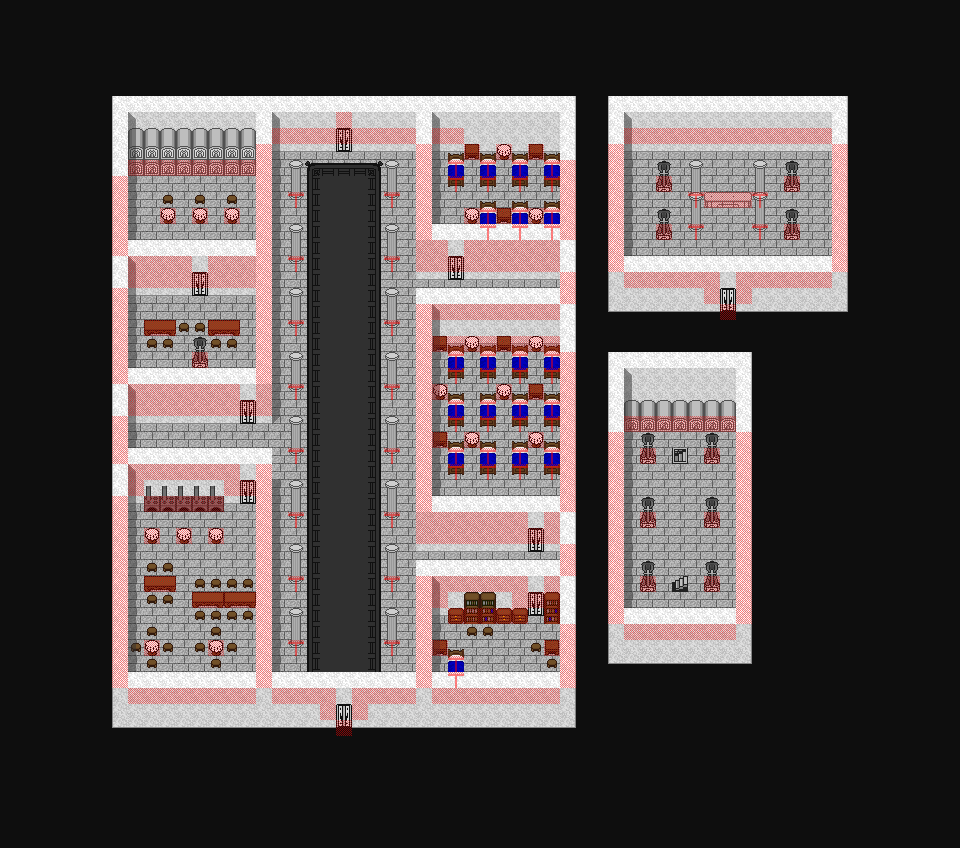

A 2D game scene composited from a Tiled map and its tileset images. What follows is a short description and the map's XML, with each tile layer's data collapsed to a summary:
An orthogonal 60x53 tile map with 16x16 px tiles, 5 tile layers (map, bmap, fmap, shadows, ...), 4 tilesets and 98 objects (43x entity, 40x zone, 12x marker, 3x bounds).

<map version="1.10" tiledversion="1.10.2" orientation="orthogonal" renderorder="right-down" width="60" height="53" tilewidth="16" tileheight="16" infinite="0" backgroundcolor="#0e0e0e" nextlayerid="10" nextobjectid="99">
 <properties>
  <property name="can_save" value="1" />
  <property name="can_warp" value="1" />
  <property name="map_mode" value="0" />
  <property name="map_no" value="12" />
  <property name="pdiv" value="1" />
  <property name="pmult" value="1" />
  <property name="song_file" value="eranasp.mod" />
  <property name="stx" value="24" />
  <property name="sty" value="45" />
  <property name="tileset" value="2" />
  <property name="use_sstone" value="0" />
  <property name="warpx" value="268" />
  <property name="warpy" value="12" />
  <property name="zero_zone" value="0" />
 </properties>
 <tileset firstgid="1" source="castle.tsx" />
 <tileset firstgid="301" source="entities.tsx" />
 <tileset firstgid="1273" source="misc.tsx" />
 <tileset firstgid="1573" source="obstacles.tsx" />
 <layer id="1" name="map" width="60" height="53">
  <data>[3180 cells, 1549 non-empty, 29 distinct tile ids]</data>
 </layer>
 <layer id="2" name="bmap" width="60" height="53">
  <data>[3180 cells, 109 non-empty, 13 distinct tile ids]</data>
 </layer>
 <objectgroup color="#ff00ff" id="3" name="entities">
  <object id="1" name="Entity 0" type="entity" gid="481" x="144" y="560" width="16" height="16">
   <properties>
    <property name="active" value="1" />
    <property name="atype" value="0" />
    <property name="chasing" value="0" />
    <property name="chrx" value="15" />
    <property name="cmd" value="0" />
    <property name="cmdnum" value="0" />
    <property name="delay" value="50" />
    <property name="delayctr" value="0" />
    <property name="eid" value="255" />
    <property name="facehero" value="0" />
    <property name="facing" value="0" />
    <property name="framectr" value="0" />
    <property name="movcnt" value="0" />
    <property name="movemode" value="0" />
    <property name="moving" value="0" />
    <property name="obsmode" value="1" />
    <property name="scount" value="0" />
    <property name="script" value="" />
    <property name="sidx" value="0" />
    <property name="snapback" value="0" />
    <property name="speed" value="3" />
    <property name="transl" value="0" />
   </properties>
  </object>
  <object id="2" name="Entity 1" type="entity" gid="481" x="160" y="560" width="16" height="16">
   <properties>
    <property name="active" value="1" />
    <property name="atype" value="0" />
    <property name="chasing" value="0" />
    <property name="chrx" value="15" />
    <property name="cmd" value="0" />
    <property name="cmdnum" value="0" />
    <property name="delay" value="50" />
    <property name="delayctr" value="0" />
    <property name="eid" value="255" />
    <property name="facehero" value="0" />
    <property name="facing" value="0" />
    <property name="framectr" value="0" />
    <property name="movcnt" value="0" />
    <property name="movemode" value="0" />
    <property name="moving" value="0" />
    <property name="obsmode" value="0" />
    <property name="scount" value="0" />
    <property name="script" value="" />
    <property name="sidx" value="0" />
    <property name="snapback" value="0" />
    <property name="speed" value="3" />
    <property name="transl" value="0" />
   </properties>
  </object>
  <object id="3" name="Entity 2" type="entity" gid="481" x="144" y="592" width="16" height="16">
   <properties>
    <property name="active" value="1" />
    <property name="atype" value="0" />
    <property name="chasing" value="0" />
    <property name="chrx" value="15" />
    <property name="cmd" value="0" />
    <property name="cmdnum" value="0" />
    <property name="delay" value="50" />
    <property name="delayctr" value="0" />
    <property name="eid" value="255" />
    <property name="facehero" value="0" />
    <property name="facing" value="1" />
    <property name="framectr" value="0" />
    <property name="movcnt" value="0" />
    <property name="movemode" value="0" />
    <property name="moving" value="0" />
    <property name="obsmode" value="1" />
    <property name="scount" value="0" />
    <property name="script" value="" />
    <property name="sidx" value="0" />
    <property name="snapback" value="0" />
    <property name="speed" value="3" />
    <property name="transl" value="0" />
   </properties>
  </object>
  <object id="4" name="Entity 3" type="entity" gid="481" x="160" y="592" width="16" height="16">
   <properties>
    <property name="active" value="1" />
    <property name="atype" value="0" />
    <property name="chasing" value="0" />
    <property name="chrx" value="15" />
    <property name="cmd" value="0" />
    <property name="cmdnum" value="0" />
    <property name="delay" value="50" />
    <property name="delayctr" value="0" />
    <property name="eid" value="255" />
    <property name="facehero" value="0" />
    <property name="facing" value="1" />
    <property name="framectr" value="0" />
    <property name="movcnt" value="0" />
    <property name="movemode" value="0" />
    <property name="moving" value="0" />
    <property name="obsmode" value="1" />
    <property name="scount" value="0" />
    <property name="script" value="" />
    <property name="sidx" value="0" />
    <property name="snapback" value="0" />
    <property name="speed" value="3" />
    <property name="transl" value="0" />
   </properties>
  </object>
  <object id="5" name="Entity 4" type="entity" gid="493" x="208" y="624" width="16" height="16">
   <properties>
    <property name="active" value="1" />
    <property name="atype" value="0" />
    <property name="chasing" value="0" />
    <property name="chrx" value="16" />
    <property name="cmd" value="0" />
    <property name="cmdnum" value="0" />
    <property name="delay" value="50" />
    <property name="delayctr" value="0" />
    <property name="eid" value="255" />
    <property name="facehero" value="0" />
    <property name="facing" value="0" />
    <property name="framectr" value="0" />
    <property name="movcnt" value="0" />
    <property name="movemode" value="0" />
    <property name="moving" value="0" />
    <property name="obsmode" value="1" />
    <property name="scount" value="0" />
    <property name="script" value="" />
    <property name="sidx" value="0" />
    <property name="snapback" value="0" />
    <property name="speed" value="3" />
    <property name="transl" value="0" />
   </properties>
  </object>
  </objectgroup>
 <layer id="4" name="fmap" width="60" height="53">
  <data>[3180 cells, 219 non-empty, 10 distinct tile ids]</data>
 </layer>
 <layer id="5" name="shadows" width="60" height="53" opacity="0.5">
  <data>[3180 cells, 113 non-empty, 3 distinct tile ids]</data>
 </layer>
 <layer id="6" name="obstacles" width="60" height="53" opacity="0.5">
  <data>[3180 cells, 453 non-empty, 2 distinct tile ids]</data>
 </layer>
 <objectgroup color="#008000" id="7" name="zones">
  <!-- 40 objects omitted --></objectgroup>
 <objectgroup color="#ffff00" id="8" name="markers">
  <!-- 12 objects omitted --></objectgroup>
 <objectgroup color="#0000ff" id="9" name="bounds" visible="0">
  <!-- 3 objects omitted --></objectgroup>
</map>
<!-- 93 of 98 objects omitted -->
